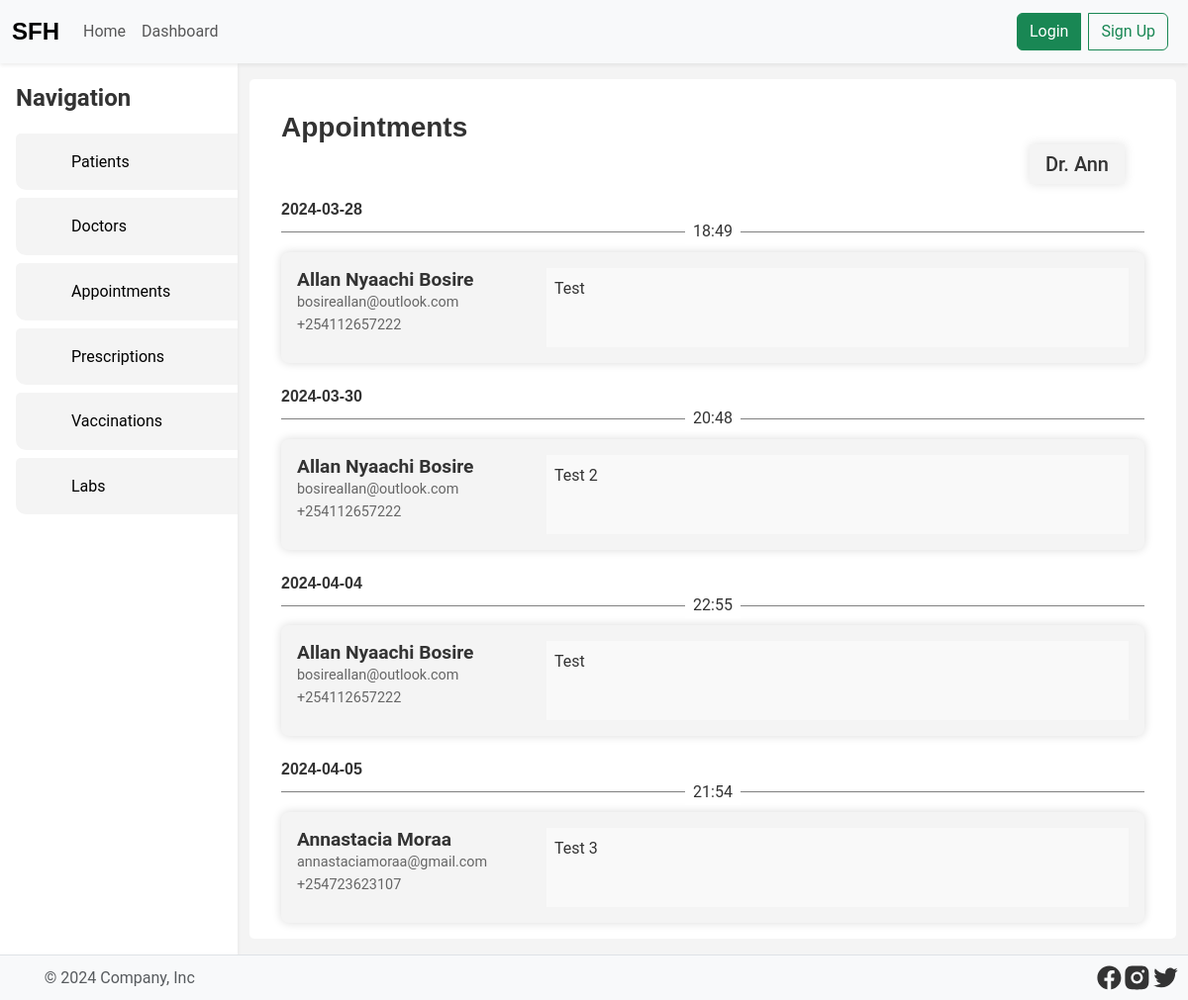
The app's page /doctor_appointments.php?doctor_id=2 with its own data.
### tables this page shows
CREATE TABLE doctors
(
    id         integer      not null primary key,
    name       varchar(255) not null,
    email      varchar(255) not null unique,
    phone      varchar(255) not null unique,
    address    varchar(255),
    created_at timestamp    not null default current_timestamp,
    updated_at timestamp    not null default current_timestamp
);

CREATE TABLE appointments
(
    id         integer     not null primary key,
    kid_id     integer     not null,
    doctor_id  integer     not null,
    date       date        not null,
    time       time        not null,
    reason     text        not null,
    status     varchar(32) not null default 'pending',
    created_at timestamp   not null default current_timestamp,
    updated_at timestamp   not null default current_timestamp,
    foreign key (kid_id) references kids (id),
    foreign key (doctor_id) references users (id)
);

### db/DB.php (called while the page is built, shortened)
<?php
class Row
{
    private $row = null;
    public function __construct($row)
    {
        $this->row = $row;
    }
    function get($key)
    {
        return $this->row[$key];
    }
    public function has($key): bool
    {
        return isset($this->row[$key]);
    }
}
class Result
{
    private $result = null;
    public function __construct(array $result)
    {
        $this->result = $result;
    }
    function at($index): ?Row
    {
        return new Row($this->result[$index]);
    }
    function first(): ?Row
    {
        return $this->at(0);
    }
    public function groupBy($key): array
    {
        $grouped = [];
        foreach ($this->result as $rowArray) {
            $row = new Row($rowArray);
            if ($row->has($key)) {
                $groupedValue = $row->get($key);
                if (!isset($grouped[$groupedValue])) {
                    $grouped[$groupedValue] = [];
                }
                $grouped[$groupedValue][] = $rowArray;
            }
        }
        return $grouped;
    }
}
class DB
{
    private $db;
    function __construct($location)
    {
        try {
            $this->db = new PDO("sqlite:$location");
            $this->db->setAttribute(PDO::ATTR_ERRMODE, PDO::ERRMODE_EXCEPTION);
        } catch (PDOException $e) {
            throw new Exception($e->getMessage());
        }
    }
    function query(string $sql, ...$params): array
    {
        try {
            if (count($params) > 0) {
                $stmt = $this->db->prepare($sql);
                $placeholderCount = substr_count($sql, '?');
                $stmt->execute($params);
                return [new Result($stmt->fetchAll()), null];
            } else {
                $result = $this->db->query($sql);
                if (!$result) return [null, "Failed to execute the query: " . $sql];
                return [new Result($result->fetchAll()), null];
            }
        } catch (Exception $e) {
            return [null, $e->getMessage()];
        }
    }
}
$db = new DB("./db/db.sqlite");

### doctor_appointments.php (the view, shortened to what this page needs)
<!Doctype html>
<html lang="en">
<?php include 'partials/head.php'; ?>
<body>
<?php include 'partials/header.php' ?>
<?php global $errors, $db, $mail,
             $successes; ?>
<?php
function getAppointments($doctor_id)
{
    global $errors, $db;
    [$result, $error] = $db->query("SELECT * FROM appointments WHERE doctor_id = ?", $doctor_id);
    return $result->groupBy('date');
}
function getDoctor($id)
{
    global $errors, $db;
    [$result, $error] = $db->query("SELECT * FROM doctors WHERE id = ?", $id);
    return $result->first();
}
function getPatientDetails($kid_id)
{
    global $errors, $db;
    [$result, $error] = $db->query("SELECT kids.id, kids.name, kids.dob, parents.name, parents.email, parents.phone FROM kids JOIN parents ON kids.parent_id = parents.id WHERE kids.id = ?", $kid_id);
    return $result->first();
}
if ($_SERVER['REQUEST_METHOD'] === 'GET') {
    if (isset($_GET['doctor_id'])) {
        $dates = getAppointments($_GET['doctor_id']);
        $doctor = getDoctor($_GET['doctor_id']);
    }
}
?>
<main class="d-flex">
    <?php include 'partials/aside.php'; ?>
    <div class="container w-100">
        <?php if (isset($dates)) { ?>
            <div class="wrapper">
                <h3 class="heading mt-3 mt-0">Appointments</h3>
                <div class="flex">
                    <h5 class="doctor-name"><span><?php echo $doctor->get('name') ?></span></h5>
                </div>
                <?php foreach ($dates as $date => $appointments) { ?>
                    <h3 class="heading date mt-4"><span><?php echo $date ?></span></h3>
                    <div class="appointments">
                        <?php foreach ($appointments as $appointment) { ?>
                            <?php $kid = getPatientDetails($appointment['kid_id']); ?>
                            <div class="w-100 h-100 position-relative">
                                <div class="hr"><span><?php echo $appointment['time'] ?></span></div>
                            </div>
                            <div class="appointment">
                                <div class="appointment-details">
                                    <h4><?php echo $kid->get('name') ?></h4>
                                    <small class="email"><?php echo $kid->get('email') ?></small>
                                    <small class="phone"><?php echo $kid->get('phone') ?></small>
                                </div>
                                <div class="reason">
                                    <p><?php echo $appointment['reason'] ?></p>
                                </div>
                            </div>
                        <?php } ?>
                    </div>
                <?php } ?>
            </div>
        <?php } else { ?>
            <div class="alert alert-info">No appointments found</div>
        <?php } ?>
    </div>
</main>
<?php include 'partials/footer.php'; ?>
</body>
</html>

### assets/css/styles.css (style rules this page uses)
* { margin: 0; padding: 0; box-sizing: border-box; }
body { font-family: 'Roboto', sans-serif; background-color: #f4f4f4; color: #333; line-height: 1.6; display: flex; flex-direction: column; min-height: 100vh; }
main { flex: 1 0 auto; }

### partials/head.php (style rules this page uses)
:root { --accent: #ffbade; }
.heading { font-family: 'Poppins', sans-serif; font-weight: 700; }

### doctor_appointments.php (style rules this page uses)
.doctor-name { text-align: right; margin-right: 20px; }
.doctor-name span { box-shadow: 0 0 10px rgba(0, 0, 0, 0.12); padding: 0.5rem 1rem; background-color: #f4f4f4; }
.doctor-name span::before { content: "Dr. "; }
.wrapper { max-width: 1000px; margin: auto; background-color: #ffffff; padding: 1rem 2rem; border-radius: 5px; margin-top: 1rem; margin-bottom: 1rem; }
.appointment { display: flex; padding: 1rem; align-items: flex-start; background-color: #f4f4f4; box-shadow: 0 0 10px rgba(0, 0, 0, 0.15); border-radius: 8px; }
.appointment-details { width: 30%; display: flex; flex-direction: column; }
.appointment-details h4 { font-size: 1.2rem; font-weight: 600; margin: 0; }
.email, .phone { font-size: 0.9rem; color: #666; }
.hr { padding: 0.5rem; text-align: center; isolation: isolate; }
.hr::before, .hr::after { content: ""; position: absolute; width: 50%; height: 1px; top: 50%; z-index: -1; background-color: grey; }
.hr::before { left: 0; }
.hr::after { right: 0; }
.hr span { background-color: #ffffff; padding: 0.25rem 0.5rem; }
.date { font-size: 1rem; margin-bottom: -0.5rem; }
.reason { width: 70%; height: 80px; padding: 0.5rem; background-color: #f9f9f9; }

### records on screen
doctors: name "Ann"
appointments: time "18:49", get "Allan Nyaachi Bosire", get "bosireallan@outlook.com", get "+254112657222", reason "Test"
appointments: time "20:48", get "Allan Nyaachi Bosire", get "bosireallan@outlook.com", get "+254112657222", reason "Test 2"
appointments: time "22:55", get "Allan Nyaachi Bosire", get "bosireallan@outlook.com", get "+254112657222", reason "Test"
appointments: time "21:54", get "Annastacia Moraa", get "annastaciamoraa@gmail.com", get "+254723623107", reason "Test 3"

### other values on screen
$date "2024-03-28"
$date "2024-03-30"
$date "2024-04-04"
$date "2024-04-05"
